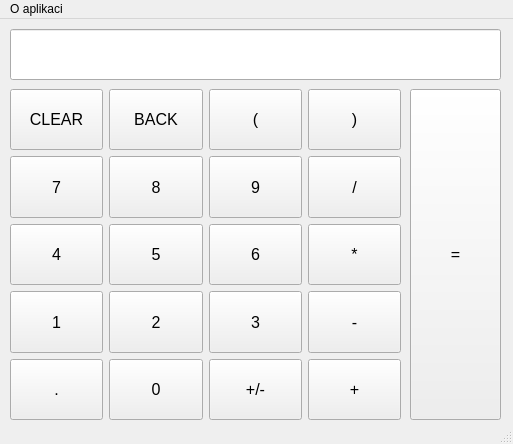
<?xml version="1.0" encoding="UTF-8"?>
<ui version="4.0">
 <class>MainWindow</class>
 <widget class="QMainWindow" name="MainWindow">
  <property name="geometry">
   <rect>
    <x>0</x>
    <y>0</y>
    <width>513</width>
    <height>444</height>
   </rect>
  </property>
  <property name="minimumSize">
   <size>
    <width>513</width>
    <height>444</height>
   </size>
  </property>
  <property name="maximumSize">
   <size>
    <width>513</width>
    <height>444</height>
   </size>
  </property>
  <property name="windowTitle">
   <string>Kalkulačka</string>
  </property>
  <widget class="QWidget" name="centralwidget">
   <widget class="QLineEdit" name="display">
    <property name="enabled">
     <bool>true</bool>
    </property>
    <property name="geometry">
     <rect>
      <x>10</x>
      <y>10</y>
      <width>491</width>
      <height>51</height>
     </rect>
    </property>
    <property name="sizePolicy">
     <sizepolicy hsizetype="Preferred" vsizetype="Preferred">
      <horstretch>0</horstretch>
      <verstretch>0</verstretch>
     </sizepolicy>
    </property>
    <property name="font">
     <font>
      <pointsize>20</pointsize>
     </font>
    </property>
    <property name="layoutDirection">
     <enum>Qt::LeftToRight</enum>
    </property>
    <property name="alignment">
     <set>Qt::AlignRight|Qt::AlignTrailing|Qt::AlignVCenter</set>
    </property>
    <property name="readOnly">
     <bool>true</bool>
    </property>
   </widget>
   <widget class="QWidget" name="gridLayoutWidget">
    <property name="geometry">
     <rect>
      <x>10</x>
      <y>70</y>
      <width>391</width>
      <height>331</height>
     </rect>
    </property>
    <property name="font">
     <font>
      <pointsize>12</pointsize>
     </font>
    </property>
    <layout class="QGridLayout" name="gridLayout">
     <item row="4" column="3">
      <widget class="QPushButton" name="btnAdd">
       <property name="sizePolicy">
        <sizepolicy hsizetype="Expanding" vsizetype="Expanding">
         <horstretch>0</horstretch>
         <verstretch>0</verstretch>
        </sizepolicy>
       </property>
       <property name="font">
        <font>
         <pointsize>12</pointsize>
        </font>
       </property>
       <property name="text">
        <string>+</string>
       </property>
      </widget>
     </item>
     <item row="4" column="2">
      <widget class="QPushButton" name="btnPlusMinus">
       <property name="sizePolicy">
        <sizepolicy hsizetype="Expanding" vsizetype="Expanding">
         <horstretch>0</horstretch>
         <verstretch>0</verstretch>
        </sizepolicy>
       </property>
       <property name="font">
        <font>
         <pointsize>12</pointsize>
        </font>
       </property>
       <property name="text">
        <string>+/-</string>
       </property>
      </widget>
     </item>
     <item row="3" column="3">
      <widget class="QPushButton" name="btnSubtract">
       <property name="sizePolicy">
        <sizepolicy hsizetype="Expanding" vsizetype="Expanding">
         <horstretch>0</horstretch>
         <verstretch>0</verstretch>
        </sizepolicy>
       </property>
       <property name="font">
        <font>
         <pointsize>12</pointsize>
        </font>
       </property>
       <property name="text">
        <string>-</string>
       </property>
      </widget>
     </item>
     <item row="1" column="1">
      <widget class="QPushButton" name="btn8">
       <property name="sizePolicy">
        <sizepolicy hsizetype="Expanding" vsizetype="Expanding">
         <horstretch>0</horstretch>
         <verstretch>0</verstretch>
        </sizepolicy>
       </property>
       <property name="font">
        <font>
         <pointsize>12</pointsize>
        </font>
       </property>
       <property name="text">
        <string>8</string>
       </property>
      </widget>
     </item>
     <item row="4" column="0">
      <widget class="QPushButton" name="btnDecimal">
       <property name="sizePolicy">
        <sizepolicy hsizetype="Expanding" vsizetype="Expanding">
         <horstretch>0</horstretch>
         <verstretch>0</verstretch>
        </sizepolicy>
       </property>
       <property name="font">
        <font>
         <pointsize>12</pointsize>
        </font>
       </property>
       <property name="text">
        <string>.</string>
       </property>
      </widget>
     </item>
     <item row="4" column="1">
      <widget class="QPushButton" name="btn0">
       <property name="sizePolicy">
        <sizepolicy hsizetype="Expanding" vsizetype="Expanding">
         <horstretch>0</horstretch>
         <verstretch>0</verstretch>
        </sizepolicy>
       </property>
       <property name="font">
        <font>
         <pointsize>12</pointsize>
        </font>
       </property>
       <property name="text">
        <string>0</string>
       </property>
      </widget>
     </item>
     <item row="1" column="2">
      <widget class="QPushButton" name="btn9">
       <property name="sizePolicy">
        <sizepolicy hsizetype="Expanding" vsizetype="Expanding">
         <horstretch>0</horstretch>
         <verstretch>0</verstretch>
        </sizepolicy>
       </property>
       <property name="font">
        <font>
         <pointsize>12</pointsize>
        </font>
       </property>
       <property name="text">
        <string>9</string>
       </property>
      </widget>
     </item>
     <item row="2" column="0">
      <widget class="QPushButton" name="btn4">
       <property name="sizePolicy">
        <sizepolicy hsizetype="Expanding" vsizetype="Expanding">
         <horstretch>0</horstretch>
         <verstretch>0</verstretch>
        </sizepolicy>
       </property>
       <property name="font">
        <font>
         <pointsize>12</pointsize>
        </font>
       </property>
       <property name="text">
        <string>4</string>
       </property>
      </widget>
     </item>
     <item row="1" column="3">
      <widget class="QPushButton" name="btnDivide">
       <property name="sizePolicy">
        <sizepolicy hsizetype="Expanding" vsizetype="Expanding">
         <horstretch>0</horstretch>
         <verstretch>0</verstretch>
        </sizepolicy>
       </property>
       <property name="font">
        <font>
         <pointsize>12</pointsize>
        </font>
       </property>
       <property name="text">
        <string>/</string>
       </property>
      </widget>
     </item>
     <item row="2" column="3">
      <widget class="QPushButton" name="btnMultiply">
       <property name="sizePolicy">
        <sizepolicy hsizetype="Expanding" vsizetype="Expanding">
         <horstretch>0</horstretch>
         <verstretch>0</verstretch>
        </sizepolicy>
       </property>
       <property name="font">
        <font>
         <pointsize>12</pointsize>
        </font>
       </property>
       <property name="text">
        <string>*</string>
       </property>
      </widget>
     </item>
     <item row="3" column="0">
      <widget class="QPushButton" name="btn1">
       <property name="sizePolicy">
        <sizepolicy hsizetype="Expanding" vsizetype="Expanding">
         <horstretch>0</horstretch>
         <verstretch>0</verstretch>
        </sizepolicy>
       </property>
       <property name="font">
        <font>
         <pointsize>12</pointsize>
        </font>
       </property>
       <property name="text">
        <string>1</string>
       </property>
      </widget>
     </item>
     <item row="3" column="2">
      <widget class="QPushButton" name="btn3">
       <property name="sizePolicy">
        <sizepolicy hsizetype="Expanding" vsizetype="Expanding">
         <horstretch>0</horstretch>
         <verstretch>0</verstretch>
        </sizepolicy>
       </property>
       <property name="font">
        <font>
         <pointsize>12</pointsize>
        </font>
       </property>
       <property name="text">
        <string>3</string>
       </property>
      </widget>
     </item>
     <item row="2" column="2">
      <widget class="QPushButton" name="btn6">
       <property name="sizePolicy">
        <sizepolicy hsizetype="Expanding" vsizetype="Expanding">
         <horstretch>0</horstretch>
         <verstretch>0</verstretch>
        </sizepolicy>
       </property>
       <property name="font">
        <font>
         <pointsize>12</pointsize>
        </font>
       </property>
       <property name="text">
        <string>6</string>
       </property>
      </widget>
     </item>
     <item row="3" column="1">
      <widget class="QPushButton" name="btn2">
       <property name="sizePolicy">
        <sizepolicy hsizetype="Expanding" vsizetype="Expanding">
         <horstretch>0</horstretch>
         <verstretch>0</verstretch>
        </sizepolicy>
       </property>
       <property name="font">
        <font>
         <pointsize>12</pointsize>
        </font>
       </property>
       <property name="text">
        <string>2</string>
       </property>
      </widget>
     </item>
     <item row="1" column="0">
      <widget class="QPushButton" name="btn7">
       <property name="sizePolicy">
        <sizepolicy hsizetype="Expanding" vsizetype="Expanding">
         <horstretch>0</horstretch>
         <verstretch>0</verstretch>
        </sizepolicy>
       </property>
       <property name="font">
        <font>
         <pointsize>12</pointsize>
        </font>
       </property>
       <property name="text">
        <string>7</string>
       </property>
      </widget>
     </item>
     <item row="2" column="1">
      <widget class="QPushButton" name="btn5">
       <property name="sizePolicy">
        <sizepolicy hsizetype="Expanding" vsizetype="Expanding">
         <horstretch>0</horstretch>
         <verstretch>0</verstretch>
        </sizepolicy>
       </property>
       <property name="font">
        <font>
         <pointsize>12</pointsize>
        </font>
       </property>
       <property name="text">
        <string>5</string>
       </property>
      </widget>
     </item>
     <item row="0" column="0">
      <widget class="QPushButton" name="btnClear">
       <property name="sizePolicy">
        <sizepolicy hsizetype="Expanding" vsizetype="Expanding">
         <horstretch>0</horstretch>
         <verstretch>0</verstretch>
        </sizepolicy>
       </property>
       <property name="font">
        <font>
         <pointsize>12</pointsize>
        </font>
       </property>
       <property name="text">
        <string>CLEAR</string>
       </property>
      </widget>
     </item>
     <item row="0" column="1">
      <widget class="QPushButton" name="btnBack">
       <property name="sizePolicy">
        <sizepolicy hsizetype="Expanding" vsizetype="Expanding">
         <horstretch>0</horstretch>
         <verstretch>0</verstretch>
        </sizepolicy>
       </property>
       <property name="font">
        <font>
         <pointsize>12</pointsize>
        </font>
       </property>
       <property name="text">
        <string>BACK</string>
       </property>
      </widget>
     </item>
     <item row="0" column="2">
      <widget class="QPushButton" name="btnLeftBracket">
       <property name="sizePolicy">
        <sizepolicy hsizetype="Expanding" vsizetype="Expanding">
         <horstretch>0</horstretch>
         <verstretch>0</verstretch>
        </sizepolicy>
       </property>
       <property name="font">
        <font>
         <pointsize>12</pointsize>
        </font>
       </property>
       <property name="text">
        <string>(</string>
       </property>
      </widget>
     </item>
     <item row="0" column="3">
      <widget class="QPushButton" name="btnRightBracket">
       <property name="sizePolicy">
        <sizepolicy hsizetype="Expanding" vsizetype="Expanding">
         <horstretch>0</horstretch>
         <verstretch>0</verstretch>
        </sizepolicy>
       </property>
       <property name="font">
        <font>
         <pointsize>12</pointsize>
        </font>
       </property>
       <property name="text">
        <string>)</string>
       </property>
      </widget>
     </item>
    </layout>
   </widget>
   <widget class="QPushButton" name="btnEqual">
    <property name="geometry">
     <rect>
      <x>410</x>
      <y>70</y>
      <width>91</width>
      <height>331</height>
     </rect>
    </property>
    <property name="font">
     <font>
      <pointsize>12</pointsize>
     </font>
    </property>
    <property name="text">
     <string>=</string>
    </property>
   </widget>
  </widget>
  <widget class="QMenuBar" name="menubar">
   <property name="geometry">
    <rect>
     <x>0</x>
     <y>0</y>
     <width>513</width>
     <height>25</height>
    </rect>
   </property>
   <widget class="QMenu" name="menuO_aplikaci">
    <property name="title">
     <string>O aplikaci</string>
    </property>
    <addaction name="actionO_aplikaci"/>
   </widget>
   <addaction name="menuO_aplikaci"/>
  </widget>
  <widget class="QStatusBar" name="statusbar"/>
  <action name="actionO_aplikaci">
   <property name="text">
    <string>Výpočet</string>
   </property>
  </action>
 </widget>
 <resources/>
 <connections/>
</ui>
